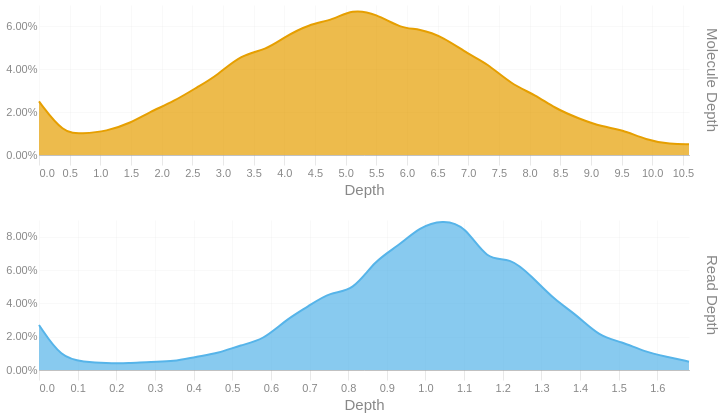

Here is the notebook cell this chart was saved with:
### Code cell
readdep = depth_hist(tb['Read Depth'], q99, 3)
readdep = readdep.with_columns(pl.lit('Read Depth').alias('Metric'))
if not SKIPLR:
    moldep = depth_hist(tb['Molecule Depth'], mol_q99, 1)
    moldep = moldep.with_columns(pl.lit('Molecule Depth').alias('Metric'))
    _hist = pl.concat([readdep, moldep])
    _hist = _hist.filter(pl.col('Proportion') != 0)
    with SafeRender(_hist):
        (
            alt.Chart(_hist)        
            .mark_area(interpolate = "basis")
            .encode(
                x=alt.X('Bin:Q').scale(domainMin=0).axis(alt.Axis(title='Depth')),
                y = alt.Y('Proportion:Q', title = None).axis(format = '.2%'),
                color = alt.Color('Metric:N').legend(None),
                row = alt.Row("Metric:N").header(title = None, labelOrient = 'right'),
                tooltip = [
                    alt.Tooltip("Metric:N", title = "Metric"),
                    alt.Tooltip('Interval:N', title = "Depth Interval"),
                    alt.Tooltip('Proportion:Q', title = "% Alignments").format('.2%')
                ]
            )
            .resolve_scale(x='independent', y='independent')
            .properties(
                height = 150, width = 650,
                usermeta={'embedOptions': {'downloadFileName': f'{samplename}.depth.hist'}}
            )
        ).display()
else:
    readdep = readdep.filter(pl.col('Proportion') != 0)
    with SafeRender(readdep):
        (
            alt.Chart(readdep)        
            .mark_area(interpolate = "basis")
            .encode(
                x=alt.X('Bin:Q').scale(domainMin=0).axis(alt.Axis(title='Depth')),
                y = alt.Y('Proportion:Q', title = None).axis(format = '.2%'),
                tooltip = [
                    alt.Tooltip('Interval:N', title = "Depth Interval"),
                    alt.Tooltip('Proportion:Q', title = "% Alignments").format('.2%')
                ]
            )
            .properties(
                usermeta={'embedOptions': {'downloadFileName': f'{samplename}.depth.hist'}}
            )
        ).display()

### Figure 1 — Vega-Lite specification as saved in the notebook (floating-point values rounded to 4 significant figures)
{"width": 650, "height": 150, "config": {"title": {"anchor": "start", "dy": -15, "fontSize": 18, "color": "#888888", "subtitleColor": "#888888", "subtitleFontSize": 14}, "arc": {"fill": "#0072B2"}, "axis": {"domainColor": "#888888", "domainWidth": 0.5, "gridWidth": 0.2, "grid": false, "titleFontWeight": 400, "titleFontSize": 15, "labelFontSize": 11, "labelColor": "#888888", "tickColor": "#888888", "tickWidth": 0.2, "titleColor": "#888888"}, "axisBand": {"grid": false}, "axisX": {"grid": true, "tickSize": 10, "domainCap": "round"}, "axisY": {"domain": false, "grid": true, "tickSize": 0, "domainCap": "round"}, "background": "transparent", "header": {"labelFontSize": 15, "labelColor": "#888888", "titleFontSize": 15, "titleFontWeight": 600, "titleColor": "#888888"}, "legend": {"labelFont": "sans-serif", "labelFontSize": 12, "labelColor": "#888888", "symbolSize": 100, "symbolType": "circle", "titleFontSize": 12, "titlePadding": 10, "titleColor": "#888888", "title": null}, "range": {"category": ["#E69F00", "#56B4E9", "#009E73", "#F0E442", "#0072B2", "#D55E00", "#CC79A7", "#000000"], "diverging": ["#cfe8f3", "#a2d4ec", "#73bfe2", "#46abdb", "#1696d2", "#12719e"]}, "area": {"fill": "#0072B2", "fillOpacity": 0.7, "line": true, "strokeOpacity": 0.7}, "line": {"color": "#0072B2", "stroke": "#0072B2", "strokeWidth": 2}, "trail": {"color": "#0072B2", "stroke": "#0072B2", "strokeWidth": 0, "size": 1}, "point": {"filled": true, "fillOpacity": 1.0, "size": 95}, "text": {"color": "#888888", "fontSize": 11, "align": "right", "fontWeight": 400, "size": 11}, "bar": {"fill": "#0072B2", "stroke": null}, "view": {"stroke": null, "continuousWidth": 660, "continuousHeight": 400}}, "data": {"name": "data-54c4bd666ee262e7240f6c529d0f9533"}, "mark": {"type": "area", "interpolate": "basis"}, "encoding": {"color": {"field": "Metric", "legend": null, "type": "nominal"}, "row": {"field": "Metric", "header": {"title": null, "labelOrient": "right"}, "type": "nominal"}, "tooltip": [{"field": "Metric", "title": "Metric", "type": "nominal"}, {"field": "Interval", "title": "Depth Interval", "type": "nominal"}, {"field": "Proportion", "format": ".2%", "title": "% Alignments", "type": "quantitative"}], "x": {"axis": {"title": "Depth"}, "field": "Bin", "scale": {"domainMin": 0}, "type": "quantitative"}, "y": {"axis": {"format": ".2%"}, "field": "Proportion", "title": null, "type": "quantitative"}}, "resolve": {"scale": {"x": "independent", "y": "independent"}}, "usermeta": {"embedOptions": {"downloadFileName": "S1_Annapolis_11.depth.hist"}}, "$schema": "https://vega.github.io/schema/vega-lite/v6.1.0.json", "datasets": {"data-54c4bd666ee262e7240f6c529d0f9533": [{"Bin": 0.0, "Interval": "0.0-0.058", "Proportion": 0.027, "Metric": "Read Depth"}, {"Bin": 0.058, "Interval": "0.058-0.116", "Proportion": 0.007, "Metric": "Read Depth"}, {"Bin": 0.116, "Interval": "0.116-0.174", "Proportion": 0.005, "Metric": "Read Depth"}, {"Bin": 0.174, "Interval": "0.174-0.232", "Proportion": 0.004, "Metric": "Read Depth"}, {"Bin": 0.232, "Interval": "0.232-0.29", "Proportion": 0.004, "Metric": "Read Depth"}, {"Bin": 0.29, "Interval": "0.29-0.348", "Proportion": 0.005, "Metric": "Read Depth"}, {"Bin": 0.348, "Interval": "0.348-0.406", "Proportion": 0.005, "Metric": "Read Depth"}, {"Bin": 0.406, "Interval": "0.406-0.464", "Proportion": 0.008, "Metric": "Read Depth"}, {"Bin": 0.464, "Interval": "0.464-0.522", "Proportion": 0.01, "Metric": "Read Depth"}, {"Bin": 0.522, "Interval": "0.522-0.58", "Proportion": 0.015, "Metric": "Read Depth"}, {"Bin": 0.58, "Interval": "0.58-0.638", "Proportion": 0.018, "Metric": "Read Depth"}, {"Bin": 0.638, "Interval": "0.638-0.696", "Proportion": 0.03, "Metric": "Read Depth"}, {"Bin": 0.696, "Interval": "0.696-0.754", "Proportion": 0.038, "Metric": "Read Depth"}, {"Bin": 0.754, "Interval": "0.754-0.812", "Proportion": 0.047, "Metric": "Read Depth"}, {"Bin": 0.812, "Interval": "0.812-0.87", "Proportion": 0.047, "Metric": "Read Depth"}, {"Bin": 0.87, "Interval": "0.87-0.928", "Proportion": 0.066, "Metric": "Read Depth"}, {"Bin": 0.928, "Interval": "0.928-0.986", "Proportion": 0.074, "Metric": "Read Depth"}, {"Bin": 0.986, "Interval": "0.986-1.044", "Proportion": 0.086, "Metric": "Read Depth"}, {"Bin": 1.044, "Interval": "1.044-1.102", "Proportion": 0.09, "Metric": "Read Depth"}, {"Bin": 1.102, "Interval": "1.102-1.16", "Proportion": 0.087, "Metric": "Read Depth"}, {"Bin": 1.16, "Interval": "1.16-1.218", "Proportion": 0.065, "Metric": "Read Depth"}, {"Bin": 1.218, "Interval": "1.218-1.276", "Proportion": 0.068, "Metric": "Read Depth"}, {"Bin": 1.276, "Interval": "1.276-1.334", "Proportion": 0.056, "Metric": "Read Depth"}, {"Bin": 1.334, "Interval": "1.334-1.392", "Proportion": 0.042, "Metric": "Read Depth"}, {"Bin": 1.392, "Interval": "1.392-1.45", "Proportion": 0.033, "Metric": "Read Depth"}, {"Bin": 1.45, "Interval": "1.45-1.508", "Proportion": 0.02, "Metric": "Read Depth"}, {"Bin": 1.508, "Interval": "1.508-1.566", "Proportion": 0.017, "Metric": "Read Depth"}, {"Bin": 1.566, "Interval": "1.566-1.624", "Proportion": 0.011, "Metric": "Read Depth"}, {"Bin": 1.624, "Interval": "1.624-1.682", "Proportion": 0.008, "Metric": "Read Depth"}, {"Bin": 1.682, "Interval": "1.682-1.74", "Proportion": 0.005, "Metric": "Read Depth"}, {"Bin": 0.0, "Interval": "0.0-0.4", "Proportion": 0.025, "Metric": "Molecule Depth"}, {"Bin": 0.4, "Interval": "0.4-0.7", "Proportion": 0.01, "Metric": "Molecule Depth"}, {"Bin": 0.7, "Interval": "0.7-1.1", "Proportion": 0.01, "Metric": "Molecule Depth"}, {"Bin": 1.1, "Interval": "1.1-1.5", "Proportion": 0.011, "Metric": "Molecule Depth"}, {"Bin": 1.5, "Interval": "1.5-1.8", "Proportion": 0.015, "Metric": "Molecule Depth"}, {"Bin": 1.8, "Interval": "1.8-2.2", "Proportion": 0.02, "Metric": "Molecule Depth"}, {"Bin": 2.2, "Interval": "2.2-2.6", "Proportion": 0.025, "Metric": "Molecule Depth"}, {"Bin": 2.6, "Interval": "2.6-2.9", "Proportion": 0.032, "Metric": "Molecule Depth"}, {"Bin": 2.9, "Interval": "2.9-3.3", "Proportion": 0.037, "Metric": "Molecule Depth"}, {"Bin": 3.3, "Interval": "3.3-3.7", "Proportion": 0.047, "Metric": "Molecule Depth"}, {"Bin": 3.7, "Interval": "3.7-4.0", "Proportion": 0.049, "Metric": "Molecule Depth"}, {"Bin": 4.0, "Interval": "4.0-4.4", "Proportion": 0.055, "Metric": "Molecule Depth"}, {"Bin": 4.4, "Interval": "4.4-4.8", "Proportion": 0.061, "Metric": "Molecule Depth"}, {"Bin": 4.8, "Interval": "4.8-5.1", "Proportion": 0.063, "Metric": "Molecule Depth"}, {"Bin": 5.1, "Interval": "5.1-5.5", "Proportion": 0.068, "Metric": "Molecule Depth"}, {"Bin": 5.5, "Interval": "5.5-5.9", "Proportion": 0.066, "Metric": "Molecule Depth"}, {"Bin": 5.9, "Interval": "5.9-6.2", "Proportion": 0.059, "Metric": "Molecule Depth"}, {"Bin": 6.2, "Interval": "6.2-6.6", "Proportion": 0.059, "Metric": "Molecule Depth"}, {"Bin": 6.6, "Interval": "6.6-7.0", "Proportion": 0.055, "Metric": "Molecule Depth"}, {"Bin": 7.0, "Interval": "7.0-7.3", "Proportion": 0.047, "Metric": "Molecule Depth"}, {"Bin": 7.3, "Interval": "7.3-7.7", "Proportion": 0.043, "Metric": "Molecule Depth"}, {"Bin": 7.7, "Interval": "7.7-8.1", "Proportion": 0.033, "Metric": "Molecule Depth"}, {"Bin": 8.1, "Interval": "8.1-8.4", "Proportion": 0.028, "Metric": "Molecule Depth"}, {"Bin": 8.4, "Interval": "8.4-8.8", "Proportion": 0.022, "Metric": "Molecule Depth"}, {"Bin": 8.8, "Interval": "8.8-9.2", "Proportion": 0.017, "Metric": "Molecule Depth"}, {"Bin": 9.2, "Interval": "9.2-9.5", "Proportion": 0.013, "Metric": "Molecule Depth"}, {"Bin": 9.5, "Interval": "9.5-9.9", "Proportion": 0.012, "Metric": "Molecule Depth"}, {"Bin": 9.9, "Interval": "9.9-10.3", "Proportion": 0.007, "Metric": "Molecule Depth"}, {"Bin": 10.3, "Interval": "10.3-10.6", "Proportion": 0.005, "Metric": "Molecule Depth"}, {"Bin": 10.6, "Interval": "10.6-10.99", "Proportion": 0.005, "Metric": "Molecule Depth"}]}}
